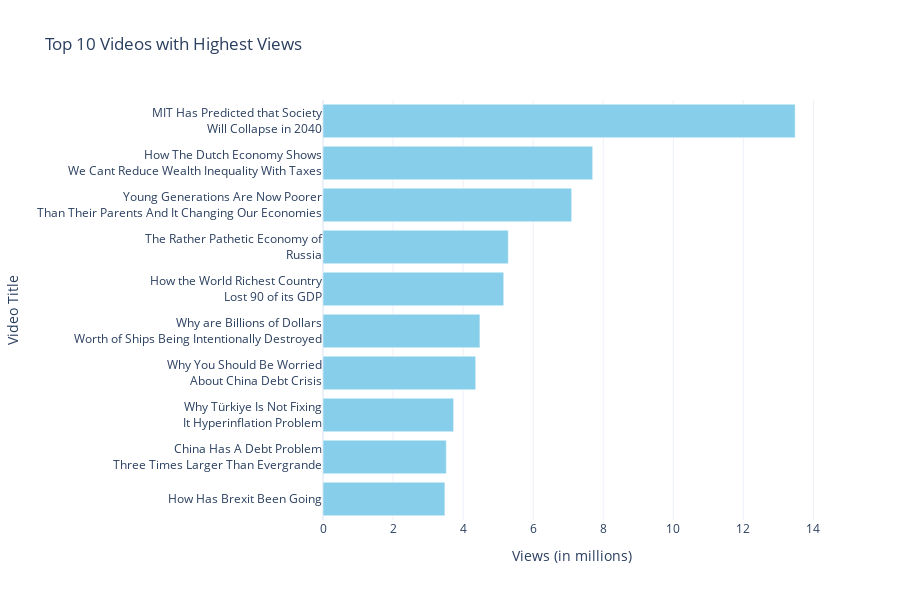

Notebook code cell kept with this figure:
### Markdown cell above
### Top 10 most watched videos

### Code cell
import plotly.graph_objects as go

# Function to remove pipe character '|' from title
def remove_pipe(title):
    return title.split('|')[0].strip()  # Remove pipe and strip leading/trailing whitespaces

# Function to split the title into two parts after the fifth word
def split_title(title):
    words = title.split()
    return ' '.join(words[:5]), ' '.join(words[5:])


# Sort the DataFrame by views in descending order and select the top 10 rows
top_10_videos = video_cleaned.sort_values(by='views', ascending=False).head(10)

# Remove pipe character '|' from all titles
top_10_videos['processed_title'] = top_10_videos['processed_title'].apply(remove_pipe)

# Split the processed_title into two parts after the fifth word
top_10_videos['title_part1'], top_10_videos['title_part2'] = zip(*top_10_videos['processed_title'].map(split_title))

# Create a horizontal bar plot
fig = go.Figure(go.Bar(
    x=round(top_10_videos['views'] / 1000000,2),  # Views as x-axis values
    y=[f"{part1}<br>{part2}" if part2 else part1 for part1, part2 in zip(top_10_videos['title_part1'], top_10_videos['title_part2'])],  # Title as y-axis values
    orientation='h',  # Horizontal orientation
    marker=dict(color='skyblue'),  # Bar color
))

# Customize layout
fig.update_layout(
    title='Top 10 Videos with Highest Views',
    xaxis_title='Views (in millions)',
    yaxis_title='Video Title',
    yaxis=dict(autorange="reversed"),  # Reverse y-axis to display the highest views at the top
    template='plotly_white',  # Plotly template
    height=600,
)

# Show the plot
fig.show()

### Figure 1 — Plotly figure (JSON) as saved in the notebook; plotly's stock layout.template omitted (floating-point values rounded to 4 significant figures)
{"data": [{"marker": {"color": "skyblue"}, "orientation": "h", "type": "bar", "x": [13.48, 7.7, 7.1, 5.29, 5.16, 4.48, 4.36, 3.73, 3.52, 3.48], "y": ["MIT Has Predicted that Society<br>Will Collapse in 2040", "How The Dutch Economy Shows<br>We Cant Reduce Wealth Inequality With Taxes", "Young Generations Are Now Poorer<br>Than Their Parents And It Changing Our Economies", "The Rather Pathetic Economy of<br>Russia", "How the World Richest Country<br>Lost 90 of its GDP", "Why are Billions of Dollars<br>Worth of Ships Being Intentionally Destroyed", "Why You Should Be Worried<br>About China Debt Crisis", "Why Türkiye Is Not Fixing<br>It Hyperinflation Problem", "China Has A Debt Problem<br>Three Times Larger Than Evergrande", "How Has Brexit Been Going"]}], "layout": {"height": 600, "title": {"text": "Top 10 Videos with Highest Views"}, "xaxis": {"title": {"text": "Views (in millions)"}}, "yaxis": {"autorange": "reversed", "title": {"text": "Video Title"}}}}
